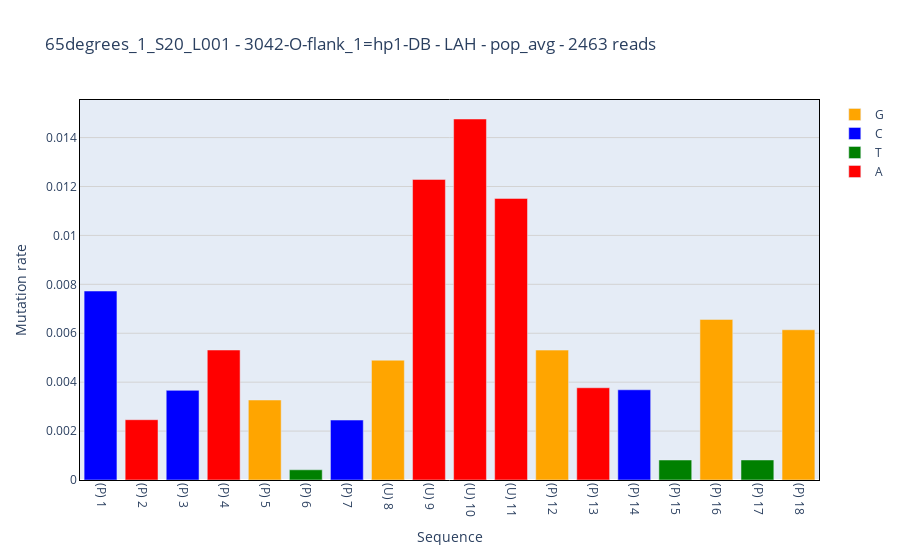

This figure's notebook cell:
### Code cell
%reload_ext autoreload


fig = study.mutation_fraction(sample=sample, reference=reference, section=section)['fig']
fig.show()
fig.write_html(os.path.join(path_figs, 'mutation_fraction.html'))

# save to path_figs/mutation_fraction.png

### Figure 1 — Plotly figure (JSON) as saved in the notebook; plotly's stock layout.template omitted (floating-point values rounded to 4 significant figures)
{"data": [{"error_y": {"symmetric": false, "type": "data"}, "hovertemplate": "<b>mut_rate: %{text[0]}<br><b>base: %{text[1]}<br><b>index: %{text[2]}<br><b>paired: %{text[3]}<br>", "marker": {"color": "orange"}, "name": "G", "text": [[0.003271, "G", 5, false], [0.004898, "G", 8, true], [0.00531, "G", 12, false], [0.006565, "G", 16, false], [0.006143, "G", 18, false]], "type": "bar", "x": [4, 7, 11, 15, 17], "y": [0.003271, 0.004898, 0.00531, 0.006565, 0.006143]}, {"error_y": {"symmetric": false, "type": "data"}, "hovertemplate": "<b>mut_rate: %{text[0]}<br><b>base: %{text[1]}<br><b>index: %{text[2]}<br><b>paired: %{text[3]}<br>", "marker": {"color": "blue"}, "name": "C", "text": [[0.007727, "C", 1, false], [0.003664, "C", 3, false], [0.002451, "C", 7, false], [0.003689, "C", 14, false]], "type": "bar", "x": [0, 2, 6, 13], "y": [0.007727, 0.003664, 0.002451, 0.003689]}, {"error_y": {"symmetric": false, "type": "data"}, "hovertemplate": "<b>mut_rate: %{text[0]}<br><b>base: %{text[1]}<br><b>index: %{text[2]}<br><b>paired: %{text[3]}<br>", "marker": {"color": "green"}, "name": "T", "text": [[0.0004167, "T", 6, false], [0.0008173, "T", 15, false], [0.000819, "T", 17, false]], "type": "bar", "x": [5, 14, 16], "y": [0.0004167, 0.0008173, 0.000819]}, {"error_y": {"symmetric": false, "type": "data"}, "hovertemplate": "<b>mut_rate: %{text[0]}<br><b>base: %{text[1]}<br><b>index: %{text[2]}<br><b>paired: %{text[3]}<br>", "marker": {"color": "red"}, "name": "A", "text": [[0.002465, "A", 2, false], [0.005315, "A", 4, false], [0.01229, "A", 9, true], [0.01476, "A", 10, true], [0.01151, "A", 11, true], [0.003772, "A", 13, false]], "type": "bar", "x": [1, 3, 8, 9, 10, 12], "y": [0.002465, 0.005315, 0.01229, 0.01476, 0.01151, 0.003772]}], "layout": {"title": {"text": "65degrees_1_S20_L001 - 3042-O-flank_1=hp1-DB - LAH - pop_avg - 2463 reads"}, "xaxis": {"autorange": true, "linecolor": "black", "linewidth": 1, "mirror": true, "tickangle": 90, "ticktext": ["(P) 1", "(P) 2", "(P) 3", "(P) 4", "(P) 5", "(P) 6", "(P) 7", "(U) 8", "(U) 9", "(U) 10", "(U) 11", "(P) 12", "(P) 13", "(P) 14", "(P) 15", "(P) 16", "(P) 17", "(P) 18"], "tickvals": [0, 1, 2, 3, 4, 5, 6, 7, 8, 9, 10, 11, 12, 13, 14, 15, 16, 17], "title": {"text": "Sequence"}}, "yaxis": {"autorange": true, "gridcolor": "lightgray", "linecolor": "black", "linewidth": 1, "mirror": true, "range": [0, 0.1], "title": {"text": "Mutation rate"}}}}
